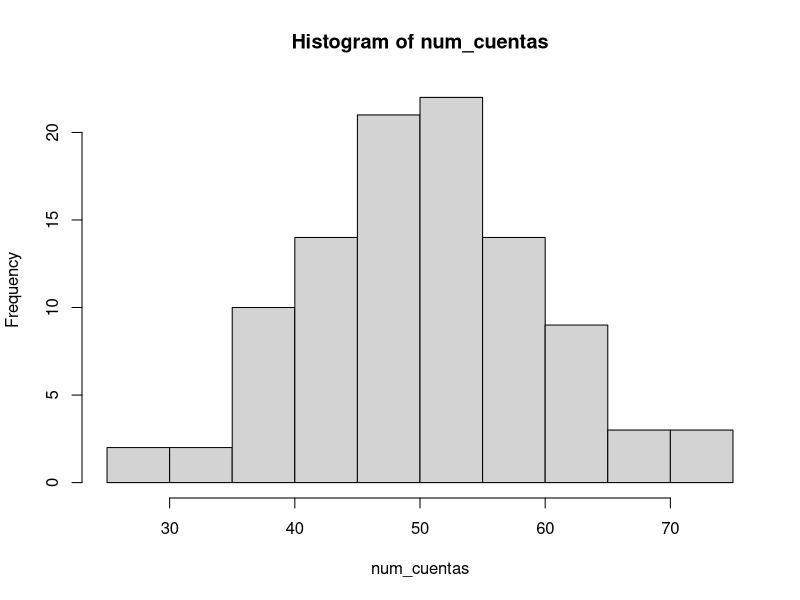
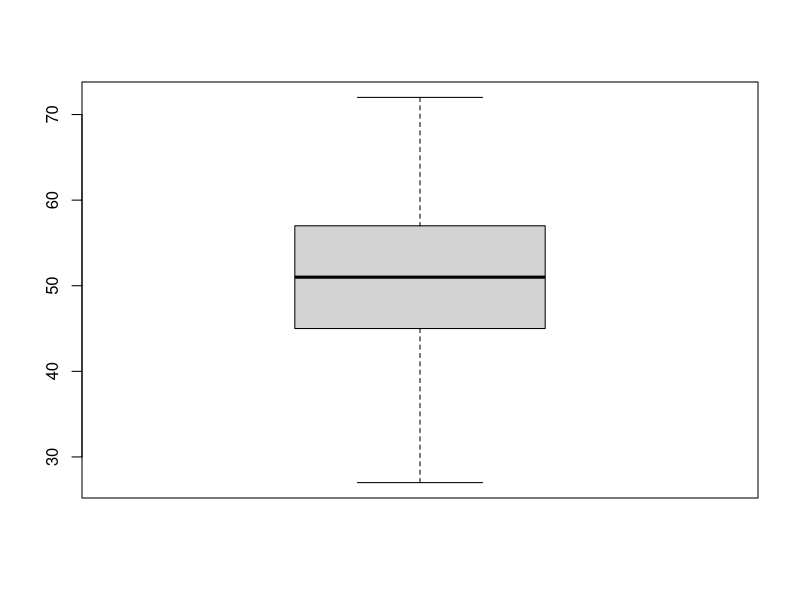
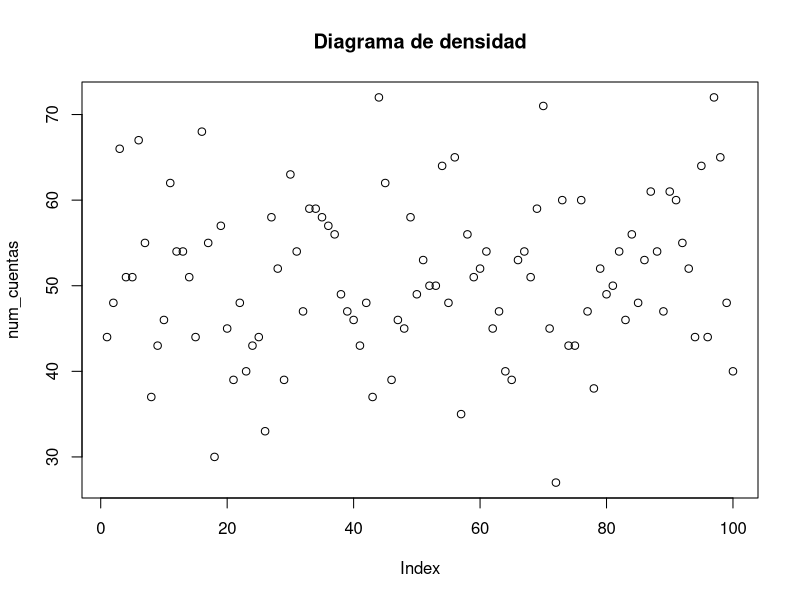

R code for these plots, in order: (Note: this script raises an error after producing the figures.)
set.seed(123)
num_cuentas <- round(rnorm(100, mean = 50, sd = 10))
print(num_cuentas)

#EJERCICIO 2

mean(num_cuentas)

#EJERCICIO 3

median(num_cuentas)

#EJERCICIO 4

moda <- as.numeric(names(sort(table(num_cuentas), decreasing = TRUE)[1]))
print(paste("La moda de las cuentas en el yacimiento es:", moda))

#EJERCICIO 5

range(num_cuentas, na.rm = FALSE)

#EJERCICIO 6

quantile(num_cuentas)

#EJERCICIO 7

percentil_75 <- quantile(num_cuentas, 0.75)
print(percentil_75)

#EJERCICIO 8

var(num_cuentas)

#EJERCICIO 9

sd(num_cuentas)

#EJERCICIO 10

hist(num_cuentas)

#EJERICIO 11

boxplot(num_cuentas)

#EJERCICIO 12

plot(num_cuentas, main="Diagrama de densidad")

#EJERCICIO 13

geom_bar(num_cuentas)


#EJERCICIO 14
num_cuentas <- round(rnorm(10, mean = 5))
mean <- c("tipo_de_artefacto","material","periodo_cultural","estado_de_conservacion","ubicacion_del_artefacto")
table("tipo_de_artefacto","material","periodo_cultural","estado_de_conservacion","ubicacion_del_artefacto")
Frecuencia <- 10
labels("tipo_de_artefacto","material","periodo_cultural","estado_de_conservacion","ubicacion_del_artefacto")
barplot(table(num_cuentas), col=c("lightblue","pink"),
        xlab= mean, ylab="Frecuencia", 
        main="tabla de frecuencias")
---

  barplot(frecuencia, main=num_cuentas, xlab="Valor", ylab="Frecuencia", col="skyblue", 
          ylim=c(0,max(frecuencia)+ 5), # Establece el límite del eje y
          names.arg=names("tipo_de_artefacto"),    # Etiquetas para cada barra
          border="white")                  # Color del borde de las barras
